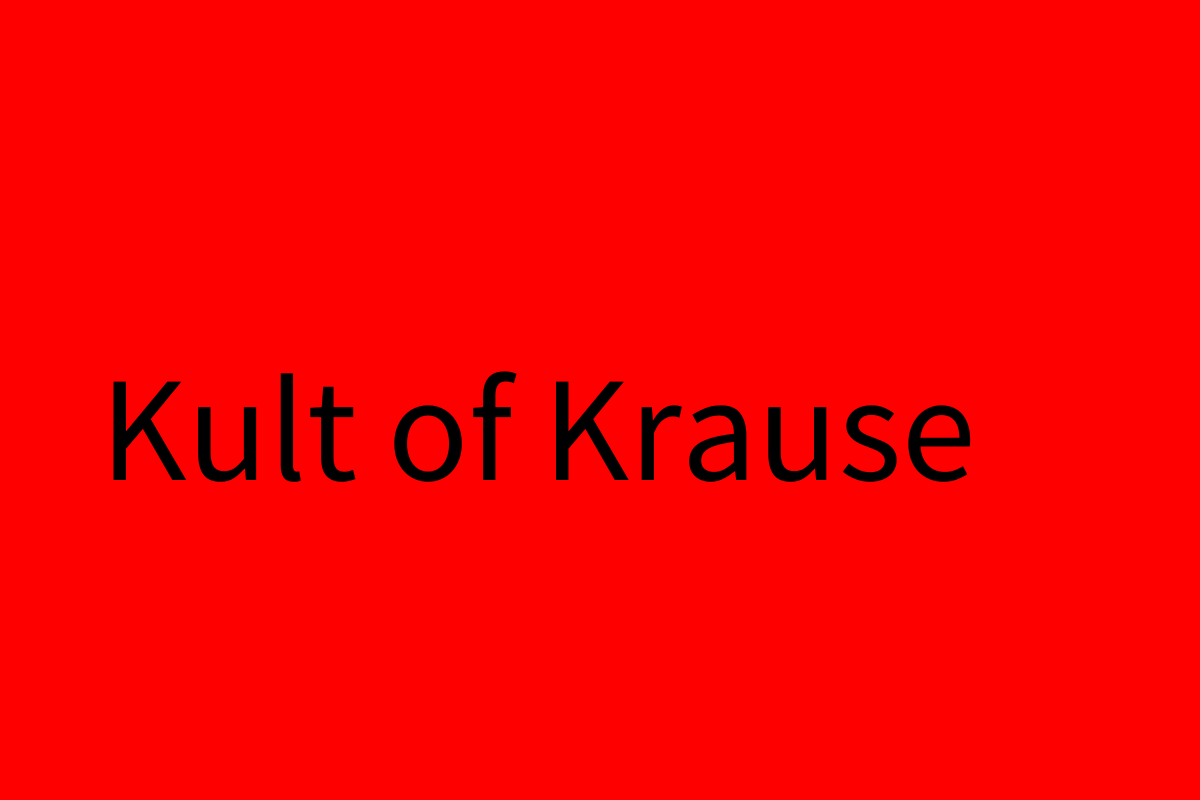
Frame 1 (no input)
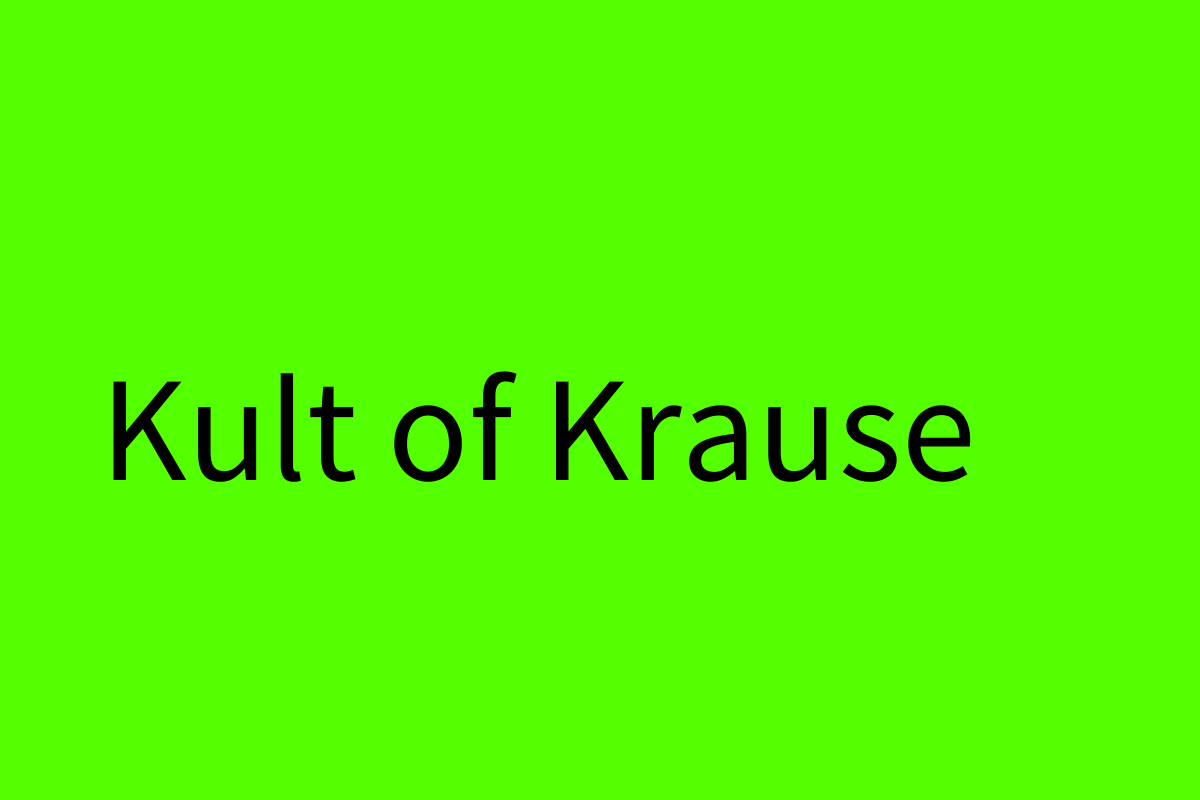
Frame 60 (the mouse pressed at the canvas centre just before this capture)
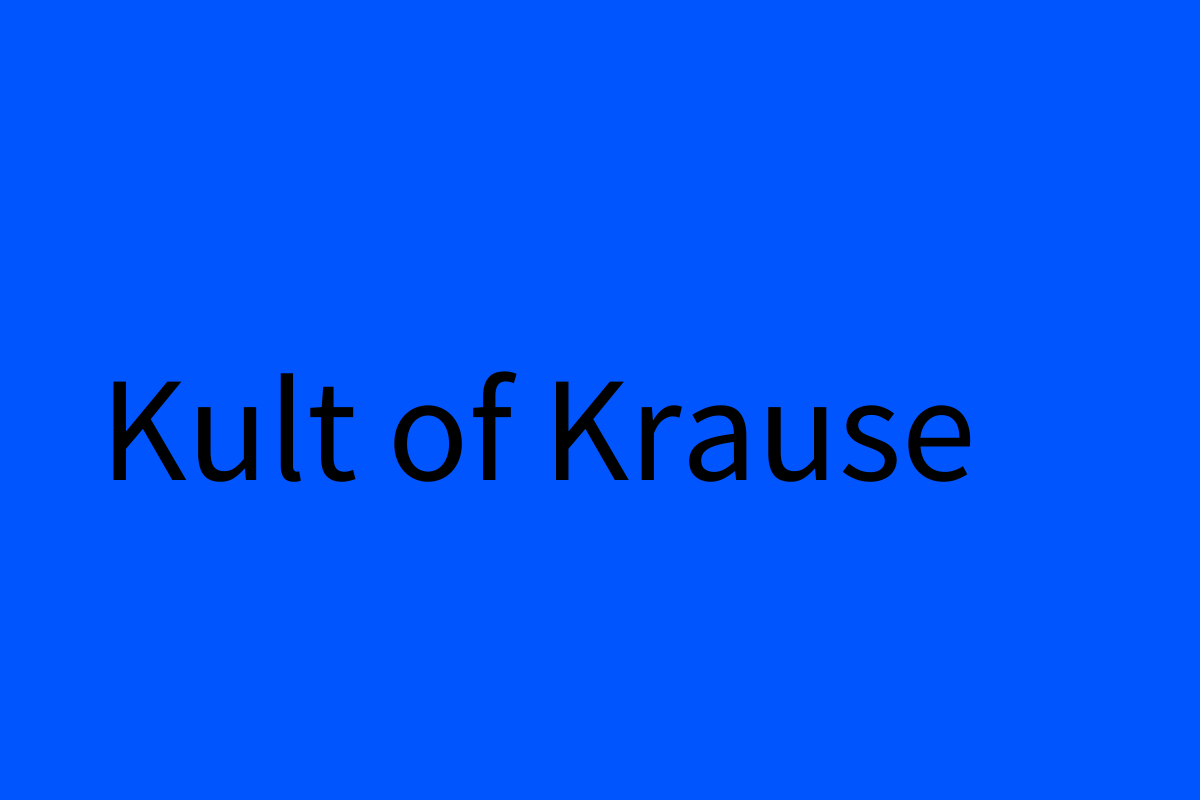
Frame 120 (the mouse held since frame 60 and released just before this capture)

The Processing sketch that drew these frames (run headless with seeded random() and noise(); from frame 60 on, the mouse is pressed at the canvas centre):

// Processing sketch: Kult_Of_Krause_Welcome
// ── Kult_Of_Krause_Welcome.pde
float c;
int a;

void setup(){
  size(1200,800);
  colorMode(HSB,360,100,100);
  c=0;
  a=0;
}

void draw(){
  background(c%360,100,100);
  c=c+20;
  fill(0,0,0);
  textSize(150);
  if(a%400<200){
    text("Kult of Krause", 100, 480);
  } else {
    text("Welcome E", 200, 400);
    text("Block", 405, 580);
  }
  a++;
}
